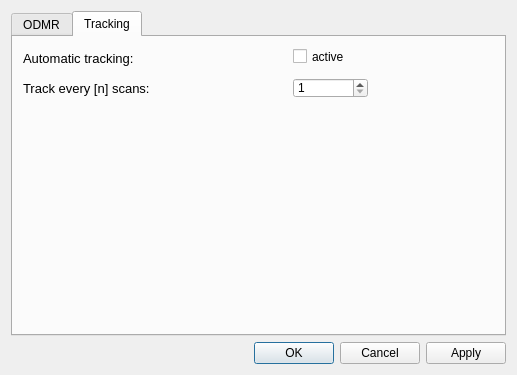
<?xml version="1.0" encoding="UTF-8"?>
<ui version="4.0">
 <class>SettingsDialog</class>
 <widget class="QDialog" name="SettingsDialog">
  <property name="geometry">
   <rect>
    <x>0</x>
    <y>0</y>
    <width>517</width>
    <height>375</height>
   </rect>
  </property>
  <property name="windowTitle">
   <string>qudi: ODMR - Settings</string>
  </property>
  <layout class="QGridLayout" name="gridLayout_2">
   <item row="2" column="0">
    <widget class="QDialogButtonBox" name="buttonBox">
     <property name="orientation">
      <enum>Qt::Horizontal</enum>
     </property>
     <property name="standardButtons">
      <set>QDialogButtonBox::Apply|QDialogButtonBox::Cancel|QDialogButtonBox::Ok</set>
     </property>
    </widget>
   </item>
   <item row="0" column="0">
    <widget class="QTabWidget" name="tabWidget">
     <property name="currentIndex">
      <number>1</number>
     </property>
     <widget class="QWidget" name="odmrtab">
      <attribute name="title">
       <string>ODMR</string>
      </attribute>
      <layout class="QGridLayout" name="gridLayout">
       <item row="0" column="0">
        <widget class="QLabel" name="label">
         <property name="font">
          <font>
           <pointsize>10</pointsize>
          </font>
         </property>
         <property name="toolTip">
          <string>This is the number of lines plotted in the Matrix Plot (lower plot).</string>
         </property>
         <property name="text">
          <string>Matrix Lines :</string>
         </property>
        </widget>
       </item>
       <item row="3" column="0">
        <widget class="QLabel" name="label_4">
         <property name="font">
          <font>
           <pointsize>10</pointsize>
          </font>
         </property>
         <property name="toolTip">
          <string>That is the inverse time how long the scanner stays at the desired frequency and counts.</string>
         </property>
         <property name="text">
          <string>Lock-In detection :</string>
         </property>
        </widget>
       </item>
       <item row="3" column="1">
        <widget class="QCheckBox" name="lock_in_CheckBox">
         <property name="text">
          <string>active</string>
         </property>
        </widget>
       </item>
       <item row="1" column="0">
        <widget class="QLabel" name="label_2">
         <property name="font">
          <font>
           <pointsize>10</pointsize>
          </font>
         </property>
         <property name="toolTip">
          <string>That is the inverse time how long the scanner stays at the desired frequency and counts.</string>
         </property>
         <property name="text">
          <string>Clock frequency :</string>
         </property>
        </widget>
       </item>
       <item row="1" column="1">
        <widget class="QDoubleSpinBox" name="clock_frequency_DoubleSpinBox">
         <property name="sizePolicy">
          <sizepolicy hsizetype="Expanding" vsizetype="Fixed">
           <horstretch>0</horstretch>
           <verstretch>0</verstretch>
          </sizepolicy>
         </property>
         <property name="maximumSize">
          <size>
           <width>75</width>
           <height>16777215</height>
          </size>
         </property>
         <property name="maximum">
          <double>100000.000000000000000</double>
         </property>
        </widget>
       </item>
       <item row="2" column="0">
        <widget class="QLabel" name="label_3">
         <property name="font">
          <font>
           <pointsize>10</pointsize>
          </font>
         </property>
         <property name="toolTip">
          <string>That is the inverse time how long the scanner stays at the desired frequency and counts.</string>
         </property>
         <property name="text">
          <string>Oversampling :</string>
         </property>
        </widget>
       </item>
       <item row="0" column="1">
        <widget class="QSpinBox" name="matrix_lines_SpinBox">
         <property name="sizePolicy">
          <sizepolicy hsizetype="Expanding" vsizetype="Fixed">
           <horstretch>0</horstretch>
           <verstretch>0</verstretch>
          </sizepolicy>
         </property>
         <property name="maximumSize">
          <size>
           <width>75</width>
           <height>16777215</height>
          </size>
         </property>
         <property name="maximum">
          <number>100000</number>
         </property>
        </widget>
       </item>
       <item row="2" column="1">
        <widget class="QSpinBox" name="oversampling_SpinBox">
         <property name="sizePolicy">
          <sizepolicy hsizetype="Expanding" vsizetype="Fixed">
           <horstretch>0</horstretch>
           <verstretch>0</verstretch>
          </sizepolicy>
         </property>
         <property name="maximumSize">
          <size>
           <width>75</width>
           <height>16777215</height>
          </size>
         </property>
         <property name="minimum">
          <number>1</number>
         </property>
         <property name="maximum">
          <number>100000</number>
         </property>
        </widget>
       </item>
       <item row="4" column="0">
        <spacer name="verticalSpacer">
         <property name="orientation">
          <enum>Qt::Vertical</enum>
         </property>
         <property name="sizeHint" stdset="0">
          <size>
           <width>20</width>
           <height>40</height>
          </size>
         </property>
        </spacer>
       </item>
      </layout>
     </widget>
     <widget class="QWidget" name="tracktab">
      <attribute name="title">
       <string>Tracking</string>
      </attribute>
      <widget class="QCheckBox" name="autotrack_CheckBox">
       <property name="geometry">
        <rect>
         <x>280</x>
         <y>11</y>
         <width>75</width>
         <height>17</height>
        </rect>
       </property>
       <property name="text">
        <string>active</string>
       </property>
      </widget>
      <widget class="QLabel" name="tracklabel">
       <property name="geometry">
        <rect>
         <x>10</x>
         <y>11</y>
         <width>141</width>
         <height>20</height>
        </rect>
       </property>
       <property name="font">
        <font>
         <pointsize>10</pointsize>
        </font>
       </property>
       <property name="toolTip">
        <string>This is the number of lines plotted in the Matrix Plot (lower plot).</string>
       </property>
       <property name="text">
        <string>Automatic tracking:</string>
       </property>
      </widget>
      <widget class="QSpinBox" name="autotrack_SpinBox">
       <property name="geometry">
        <rect>
         <x>280</x>
         <y>41</y>
         <width>75</width>
         <height>20</height>
        </rect>
       </property>
       <property name="sizePolicy">
        <sizepolicy hsizetype="Expanding" vsizetype="Fixed">
         <horstretch>0</horstretch>
         <verstretch>0</verstretch>
        </sizepolicy>
       </property>
       <property name="maximumSize">
        <size>
         <width>75</width>
         <height>16777215</height>
        </size>
       </property>
       <property name="minimum">
        <number>1</number>
       </property>
       <property name="maximum">
        <number>100000</number>
       </property>
      </widget>
      <widget class="QLabel" name="tracklabel_2">
       <property name="geometry">
        <rect>
         <x>10</x>
         <y>41</y>
         <width>151</width>
         <height>20</height>
        </rect>
       </property>
       <property name="font">
        <font>
         <pointsize>10</pointsize>
        </font>
       </property>
       <property name="toolTip">
        <string>This is the number of lines plotted in the Matrix Plot (lower plot).</string>
       </property>
       <property name="text">
        <string>Track every [n] scans:</string>
       </property>
      </widget>
     </widget>
    </widget>
   </item>
  </layout>
 </widget>
 <resources/>
 <connections>
  <connection>
   <sender>buttonBox</sender>
   <signal>accepted()</signal>
   <receiver>SettingsDialog</receiver>
   <slot>accept()</slot>
   <hints>
    <hint type="sourcelabel">
     <x>248</x>
     <y>254</y>
    </hint>
    <hint type="destinationlabel">
     <x>157</x>
     <y>274</y>
    </hint>
   </hints>
  </connection>
  <connection>
   <sender>buttonBox</sender>
   <signal>rejected()</signal>
   <receiver>SettingsDialog</receiver>
   <slot>reject()</slot>
   <hints>
    <hint type="sourcelabel">
     <x>316</x>
     <y>260</y>
    </hint>
    <hint type="destinationlabel">
     <x>286</x>
     <y>274</y>
    </hint>
   </hints>
  </connection>
 </connections>
</ui>
